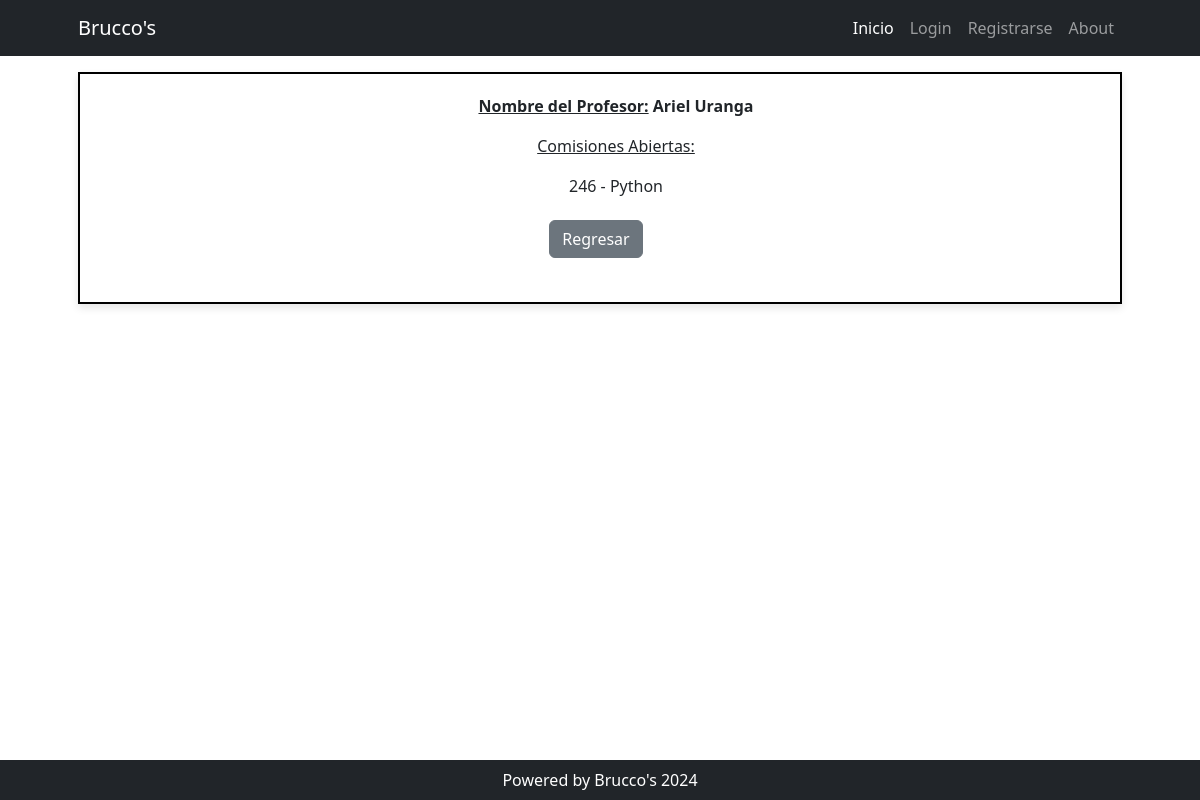
Before: /profesores/detail/1 with the older database file.
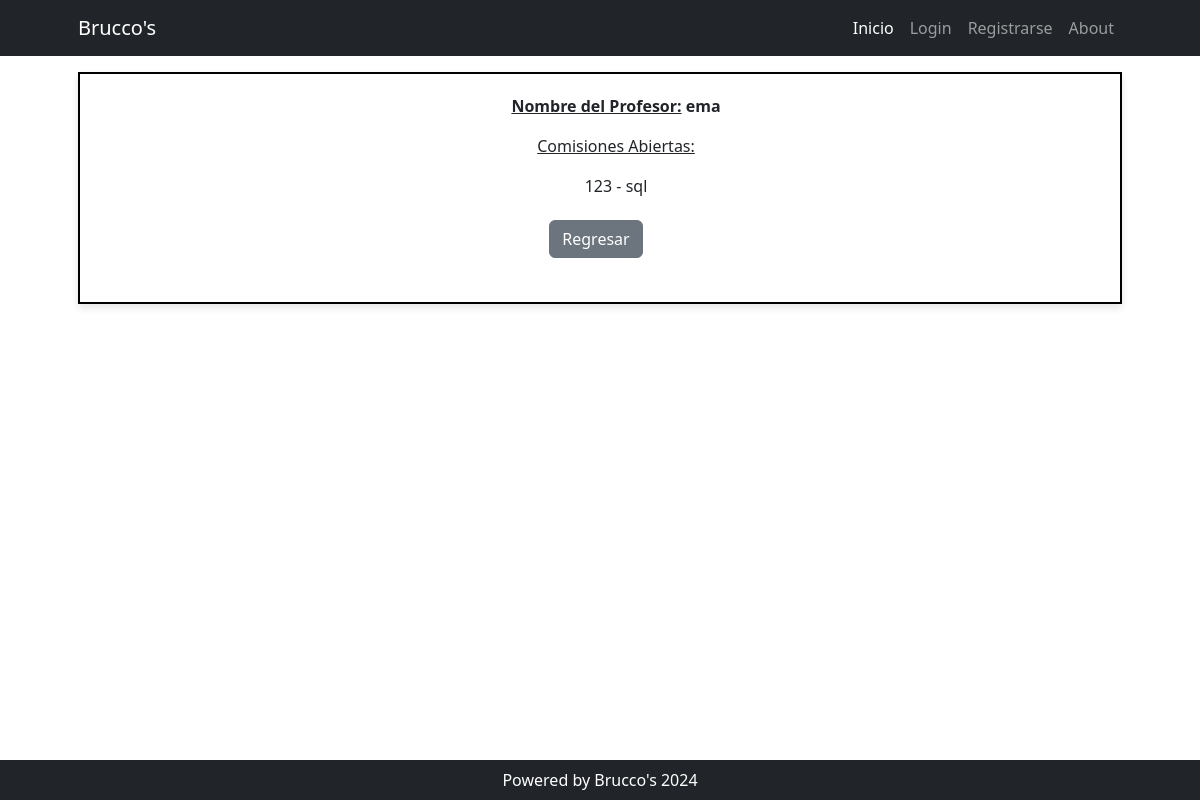
After: the same page with the newer database file.
### cursos/models.py (models this page shows, shortened)
class Profesor(models.Model):
    nombre = models.CharField(max_length=100, unique=True)

class Comision(models.Model):
    nombre = models.PositiveBigIntegerField(unique=True)
    curso = models.ForeignKey(Curso, on_delete=models.SET_NULL, null=True, blank=True, related_name="comisiones")
    profesor = models.ForeignKey(Profesor, on_delete=models.SET_NULL, null=True, blank=True, related_name="comisiones")
    estudiante = models.ManyToManyField(Estudiante, related_name="comisiones")

class Curso(models.Model):
    nombre = models.CharField(max_length=100)
    def __str__(self):
        return self.nombre

### profesores/views.py (the view)
# urls.py: path("detail/<int:pk>", views.ProfesorDetail.as_view(), name="detail"),
class ProfesorDetail(DetailView):
    model = models.Profesor

### profesores/templates/cursos/profesor_detail.html (shortened to what this page needs)
{% extends 'core/base.html' %}
{% block contenido %}
<div style="border: 2px solid #000; padding: 20px; background-color: #fff; box-shadow: 0 4px 8px rgba(0, 0, 0, 0.1); text-align: center;">
    <ul>
        <p><b><u>Nombre del Profesor:</u> {{ object.nombre }}</p></b>
        <p><p><u>Comisiones Abiertas:</p></u>
            {% for comision in object.comisiones.all %}
            <p>{{comision.nombre}} - {{comision.curso}}</p>
            {% endfor %}
        </p>
    </ul>
    <div class="fs-3 pb-4">
        <a class="btn btn-secondary me-2" href="{% url 'profesores:home' %}">Regresar</a>
    </div>
</div>
{% endblock contenido %}

Changed rows visible on the page:
changed Profesor: nombre "Ariel Uranga" → "ema"
changed Comision: nombre "246" → "123"; curso "Python" → "sql"
